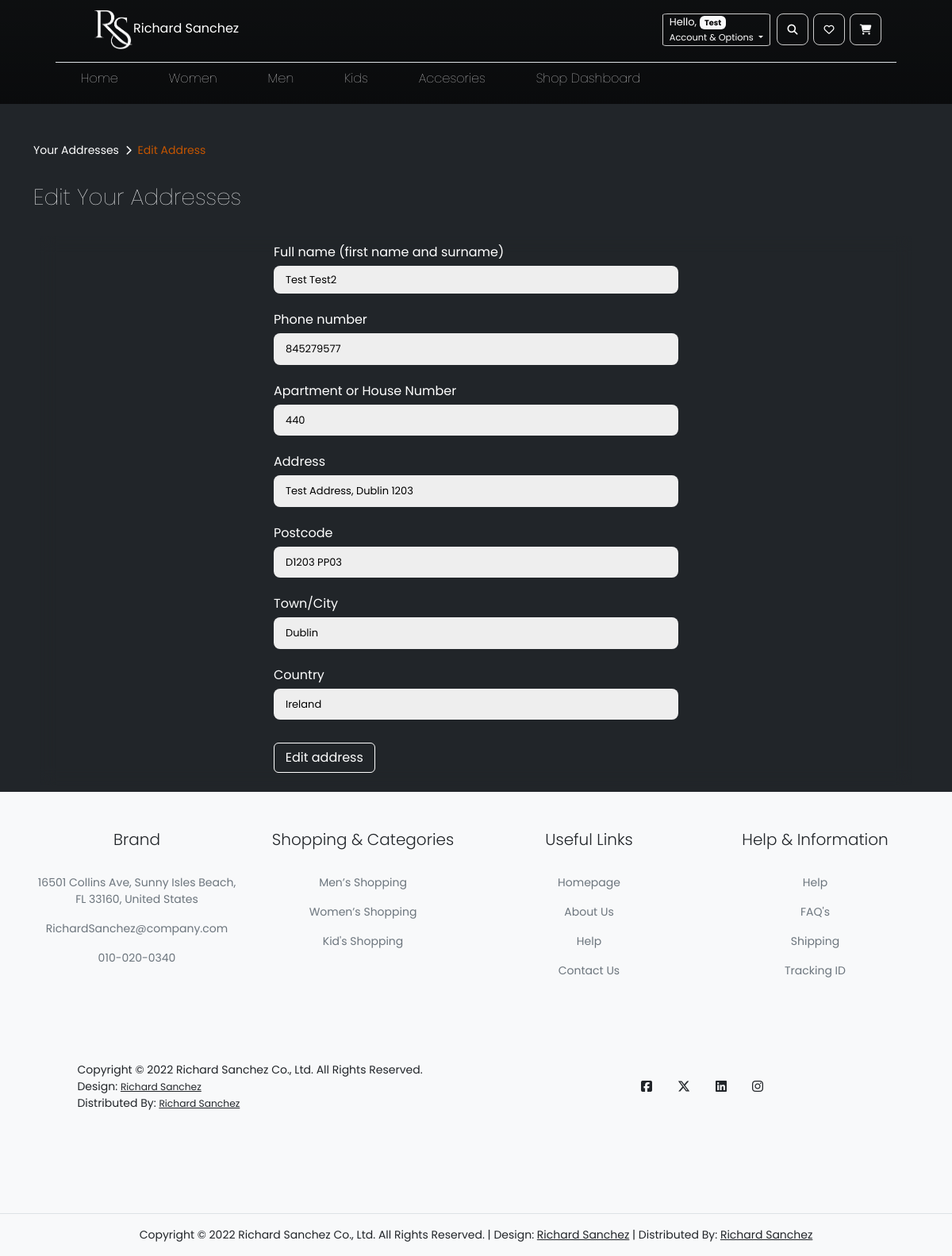
/editaddress.php?id=1 (signed in), run on the app's committed database.
### tables this page shows
CREATE TABLE Addresses (
  AddressID INT(20) UNSIGNED AUTO_INCREMENT PRIMARY KEY,
  FullName VARCHAR(100),
  Phone INTEGER,
  Address VARCHAR(200),
  Country VARCHAR(50),
  City VARCHAR(50),
  ApartmentHouseNumber INTEGER,
  PostCode VARCHAR(20),
  UserID INT UNSIGNED NOT NULL,
  FOREIGN KEY (UserID) REFERENCES Users(UserID),
  CONSTRAINT Unique_Address_ID UNIQUE (AddressID)
);

### public/editaddress.php (called while the page is built)
<?php
    require("../app/View/components/edit-address.php");
?>

### app/Model/Address.php (called while the page is built, shortened)
<?php
    require("Cleaner.php");
    class Address{
        private $addressID;
        private $cleaner;
        public function __construct($cID='', $cfullName='', $cphone='',$cAddress='', $cCountry='', $cCity='', $cAptHouseNumber='', $cPostCode=''){
            $this->cleaner = new Cleaner();
            $this->addressID = $this -> cleaner -> cleanData($cID);
        }
        public function getAddressID() {return $this->addressID;}
        public function setAddressID($setID){
            $this->addressID = $this -> cleaner -> cleanData($setID);
        }
    }
?>

### app/Model/Cleaner.php (called while the page is built, shortened)
<?php
    class Cleaner {
        function cleanData($data) {
            $data = trim($data);
            $data = stripslashes($data);
            $data = htmlspecialchars($data, ENT_QUOTES | ENT_SUBSTITUTE, "UTF-8");
            return ($data);
        }
    }
?>

### dal/database/config.php (called while the page is built)
<?php
    $host = "localhost";
    $username = "root";
    $password = "Hakuna21@";
    $dbname = "PHPASSIGNMENT";
    $dsn = "mysql:host=$host;dbname=$dbname";
    $options = array(PDO::ATTR_ERRMODE => PDO::ERRMODE_EXCEPTION);
?>

### app/Model/Database.php (called while the page is built, shortened)
<?php
    require("../dal/Database/config.php");
    class Database {
        protected $connection = null;
        public function __construct(){
            global $dsn, $username, $password, $options;
            try{
                $this->connection = new PDO($dsn, $username, $password, $options);
                $this->connection->setAttribute(PDO::ATTR_ERRMODE, PDO::ERRMODE_EXCEPTION);
                $this->connection->setAttribute(PDO::ATTR_DEFAULT_FETCH_MODE, PDO::FETCH_ASSOC);
            }catch(Exception $pex){
                throw new Exception($pex->getMessage(), (int)$pex->getCode());
            }
        }
        private function executeStatement($statement = "" , $parameters = []){
            try{
                $stmt = $this -> connection -> prepare($statement);
                foreach ($parameters as $param => $value) {
                    $stmt -> bindValue($param, $value, PDO::PARAM_STR);
                }
                $stmt -> execute();
                return $stmt;
            }catch(Exception $pex){
                throw new Exception($pex->getMessage());
            }
        }
        public function Select($statement = "" , $parameters = []){
            try{
                $stmt = $this -> executeStatement($statement , $parameters);
                if($stmt -> rowCount() > 0) {
                    return $stmt -> fetchAll();
                } else {
                    return self::NO_ROWS_FOUND;
                }
            }catch(Exception $pex){
                throw new Exception($pex->getMessage());
            }
        }
    }
?>

### app/Controller/AddressManage-contr.php (called while the page is built, shortened)
<?php
    require("../app/Model/Address.php");
    require("../app/Model/Database.php");
    class AddressManage {
        private $address;
        private $database;
        public function __construct() {
            $this -> address = new Address();
            $this -> database = new Database();
        }
        public function singleAddress($singleAddress) {
            if(isset($_GET[$singleAddress])) {
                $this -> address -> setAddressID($_GET['id']);
                $sql = 'SELECT * FROM ADDRESSES WHERE ADDRESSID = :ID;';
                $parameters = [':ID' => $this -> address -> getAddressID()];
                $result = $this -> database -> Select($sql, $parameters);
                return $result;
            }
        }
    }
?>

### app/View/components/edit-address.php (the view, shortened to what this page needs)
<?php
    require("../app/View/layout/headerActive.php");
    require("../app/Controller/AddressManage-contr.php");
    $address = new AddressManage();
    $singleAddress = $address->singleAddress('id');
?>
</head>
<body>
    <section class="main-address bg-dark">
        <?php require("../app/View/layout/navbarstatic.php") ?>
        <div class="container">
            <div class="pt-5">
                <nav class="small" style="--bs-breadcrumb-divider: '';" aria-label="breadcrumb">
                    <ol class="breadcrumb">
                        <li class="breadcrumb-item text-decoration-none">
                            <a href="addresses.php" class="breadcrumb-item-link">Your Addresses</a>
                        </li>
                        <span class="px-2">
                            <i class="text-white small fa-solid fa-chevron-right"></i>
                        </span>
                        <li class="breadcrumb-item page-active">
                            Edit Address
                        </li>
                    </ol>
                </nav>
            </div>
            <div class="py-3">
                <h1 class=" fs-3 fw-lighter text-light">Edit Your Addresses</h1>
            </div>
            <div class="py-2 px-2">
                <form action="" class="form-box" method="POST">
                <?php if ($singleAddress > 0) {
                    foreach ($singleAddress as $display) { ?>
                    <div class="w-50">
                        <div class="py-2">
                            <label for="" class="text-white">Full name (first name and surname)</label>
                            <input name="name" type="text" class="formInput py-2" id="name" value="<?php echo $display["FullName"] ?>" required autofocus>
                        </div>
                        <div class="py-2">
                            <label for="phone" class="text-white">Phone number</label>
                            <input name="phone" type="text" class="formInput" id="phone" value="<?php echo $display["Phone"] ?>" placeholder="Your 10 or 9 digit Phone number" required autofocus>
                        </div>
                        <div class="py-2">
                            <label for="" class="text-white">Apartment or House Number</label>
                            <input name="house" type="text" class="formInput" id="house" value="<?php echo $display["ApartmentHouseNumber"] ?>" placeholder="Enter your Apartment or House Number" required autofocus>
                        </div>
                        <div class="py-2">
                            <label for="" class="text-white">Address</label>
                            <input name="address" type="text" class="formInput" id="address" value="<?php echo $display["Address"] ?>" placeholder="Enter your Address here" required autofocus>
                        </div>
                        <div class="py-2">
                            <label for="" class="text-white">Postcode</label>
                            <input name="postcode" type="text" class="formInput" id="postcode" value="<?php echo $display["PostCode"] ?>" placeholder="Enter your area Postcode" required autofocus>
                        </div>
                        <div class="py-2">
                            <label for="" class="text-white">Town/City</label>
                            <input name="city" type="text" class="formInput" id="city" value="<?php echo $display["City"] ?>" placeholder="Enter your Town/City" required autofocus>
                        </div>
                        <div class="py-2">
                            <label for="" class="text-white">Country</label>
                            <input name="country" type="text" class="formInput" id="country" value="<?php echo $display["Country"] ?>" placeholder="Enter your Country" required autofocus>
                        </div>
                        <div class="my-3">
                            <button class="btn w-25 editAddressBtn" name="submit" type="submit">Edit address</button>
                        </div>
                    </div>
                <?php }
                        }?>
                </form>
            </div>
    </section>
    <footer class="footer-container bg-light">
        <?php require("../app/View/layout/footer.php") ?>
    </footer>
</body>
</html>

### public/css/style.css (style rules this page uses)
:root { --white-RGBA: rgba(255, 255, 255, 1); --black-RGBA: rgba(0, 0, 0, 1); --battleship-gray-RGBA: rgb(137, 137, 137, 1); --orange-active: #c45500; }
body { font-family: 'Poppins', sans-serif; }
.formInput { background-color: #eee; border: none; margin: 5px 0; padding: 10px 15px; font-size: 13px; border-radius: 8px; width: 100%; outline: none; }
.form-box { background-color: #fff; display: flex; align-items: center; justify-content: center; flex-direction: column; padding: 0 40px; height: 100%; background: transparent; backdrop-filter: blur(10px); }
.main-address { min-height: 100vh; }
.page-active { text-decoration: none; color: var(--orange-active); transition: 0.3s; }
.breadcrumb-item-link { text-decoration: none; color: var(--white-RGBA); transition: 0.3s; }
.editAddressBtn { background-image: linear-gradient(var(--orange-active),var(--orange-active)); background-size: 0 100%; background-repeat: no-repeat; border: 1px solid var(--white-RGBA); transition: .4s; color: var(--white-RGBA); }

### data on the page
addresses: name "Test Test2", phone "845279577", house "440", address "Test Address, Dublin 1203", postcode "D1203 PP03", city "Dublin", country "Ireland"

### other printed values
$_SESSION['FirstName'] "Test"
